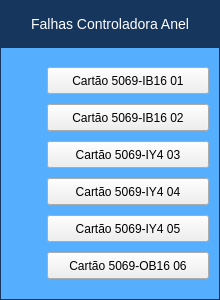
<?xml version="1.0" encoding="UTF-8"?>
<ui version="4.0">
 <class>Form</class>
 <widget class="QWidget" name="Form">
  <property name="geometry">
   <rect>
    <x>0</x>
    <y>0</y>
    <width>220</width>
    <height>300</height>
   </rect>
  </property>
  <property name="minimumSize">
   <size>
    <width>220</width>
    <height>300</height>
   </size>
  </property>
  <property name="maximumSize">
   <size>
    <width>220</width>
    <height>300</height>
   </size>
  </property>
  <property name="windowTitle">
   <string>Controladora Anel</string>
  </property>
  <layout class="QVBoxLayout" name="verticalLayout">
   <property name="spacing">
    <number>0</number>
   </property>
   <property name="leftMargin">
    <number>0</number>
   </property>
   <property name="topMargin">
    <number>0</number>
   </property>
   <property name="rightMargin">
    <number>0</number>
   </property>
   <property name="bottomMargin">
    <number>0</number>
   </property>
   <item>
    <layout class="QVBoxLayout" name="verticalLayout_2">
     <property name="spacing">
      <number>0</number>
     </property>
     <item>
      <widget class="PyDMLabel" name="Label_Titulo">
       <property name="font">
        <font>
         <pointsize>-1</pointsize>
        </font>
       </property>
       <property name="toolTip">
        <string/>
       </property>
       <property name="styleSheet">
        <string notr="true">QLabel#Label_Titulo {
 qproperty-alignment: AlignCenter;
 border: 1px solid #FF17365D;
 background-color: #FF17365D;
 color: rgb(255, 255, 255);
 min-height: 45px;
 max-height: 45px;
 font-size: 14px;
}</string>
       </property>
       <property name="text">
        <string>Falhas Controladora Anel</string>
       </property>
       <property name="alignment">
        <set>Qt::AlignCenter</set>
       </property>
      </widget>
     </item>
     <item>
      <widget class="QFrame" name="frame">
       <property name="styleSheet">
        <string notr="true">QFrame#frame{
     border: 1px solid #FF17365D;
	 background-color: #56aeff;
}

PyDMByteIndicator {
  min-height: 1.50em;
  max-height: 1.50em;
  min-width: 1.50em;
}

PyDMRelatedDisplayButton{
  min-height: 25px;
  max-height: 25px;
  min-width: 160px;
  max-width: 160px;
}</string>
       </property>
       <property name="frameShape">
        <enum>QFrame::StyledPanel</enum>
       </property>
       <property name="frameShadow">
        <enum>QFrame::Raised</enum>
       </property>
       <layout class="QVBoxLayout" name="verticalLayout_3">
        <property name="spacing">
         <number>0</number>
        </property>
        <property name="leftMargin">
         <number>0</number>
        </property>
        <property name="topMargin">
         <number>0</number>
        </property>
        <property name="rightMargin">
         <number>0</number>
        </property>
        <property name="bottomMargin">
         <number>0</number>
        </property>
        <item>
         <layout class="QGridLayout" name="gridLayout">
          <property name="leftMargin">
           <number>5</number>
          </property>
          <property name="topMargin">
           <number>5</number>
          </property>
          <property name="rightMargin">
           <number>5</number>
          </property>
          <property name="bottomMargin">
           <number>5</number>
          </property>
          <property name="horizontalSpacing">
           <number>5</number>
          </property>
          <property name="verticalSpacing">
           <number>10</number>
          </property>
          <item row="2" column="0">
           <widget class="PyDMByteIndicator" name="PyDMByteIndicator_6">
            <property name="sizePolicy">
             <sizepolicy hsizetype="Fixed" vsizetype="Fixed">
              <horstretch>0</horstretch>
              <verstretch>0</verstretch>
             </sizepolicy>
            </property>
            <property name="minimumSize">
             <size>
              <width>27</width>
              <height>27</height>
             </size>
            </property>
            <property name="maximumSize">
             <size>
              <width>30</width>
              <height>27</height>
             </size>
            </property>
            <property name="toolTip">
             <string/>
            </property>
            <property name="channel" stdset="0">
             <string>ca://RA-RaSIA02:RF-IntlkCtrl:IY403Fault-Mon.VAL</string>
            </property>
            <property name="onColor" stdset="0">
             <color>
              <red>255</red>
              <green>0</green>
              <blue>0</blue>
             </color>
            </property>
            <property name="offColor" stdset="0">
             <color>
              <red>0</red>
              <green>255</green>
              <blue>0</blue>
             </color>
            </property>
            <property name="showLabels" stdset="0">
             <bool>false</bool>
            </property>
            <property name="circles" stdset="0">
             <bool>true</bool>
            </property>
           </widget>
          </item>
          <item row="4" column="0">
           <widget class="PyDMByteIndicator" name="PyDMByteIndicator_8">
            <property name="sizePolicy">
             <sizepolicy hsizetype="Fixed" vsizetype="Fixed">
              <horstretch>0</horstretch>
              <verstretch>0</verstretch>
             </sizepolicy>
            </property>
            <property name="minimumSize">
             <size>
              <width>27</width>
              <height>27</height>
             </size>
            </property>
            <property name="maximumSize">
             <size>
              <width>30</width>
              <height>27</height>
             </size>
            </property>
            <property name="toolTip">
             <string/>
            </property>
            <property name="channel" stdset="0">
             <string>ca://RA-RaSIA02:RF-IntlkCtrl:IY405Fault-Mon.VAL</string>
            </property>
            <property name="onColor" stdset="0">
             <color>
              <red>255</red>
              <green>0</green>
              <blue>0</blue>
             </color>
            </property>
            <property name="offColor" stdset="0">
             <color>
              <red>0</red>
              <green>255</green>
              <blue>0</blue>
             </color>
            </property>
            <property name="showLabels" stdset="0">
             <bool>false</bool>
            </property>
            <property name="circles" stdset="0">
             <bool>true</bool>
            </property>
           </widget>
          </item>
          <item row="5" column="1">
           <widget class="PyDMRelatedDisplayButton" name="PyDMRelatedDisplayButton_8">
            <property name="minimumSize">
             <size>
              <width>162</width>
              <height>27</height>
             </size>
            </property>
            <property name="maximumSize">
             <size>
              <width>162</width>
              <height>27</height>
             </size>
            </property>
            <property name="cursor">
             <cursorShape>ArrowCursor</cursorShape>
            </property>
            <property name="toolTip">
             <string/>
            </property>
            <property name="text">
             <string>Cartão 5069-OB16 06</string>
            </property>
            <property name="filenames" stdset="0">
             <stringlist>
              <string>falhas_cartao06_controladora.ui</string>
             </stringlist>
            </property>
            <property name="showIcon" stdset="0">
             <bool>false</bool>
            </property>
            <property name="openInNewWindow" stdset="0">
             <bool>true</bool>
            </property>
           </widget>
          </item>
          <item row="0" column="0">
           <widget class="PyDMByteIndicator" name="PyDMByteIndicator_4">
            <property name="sizePolicy">
             <sizepolicy hsizetype="Fixed" vsizetype="Fixed">
              <horstretch>0</horstretch>
              <verstretch>0</verstretch>
             </sizepolicy>
            </property>
            <property name="minimumSize">
             <size>
              <width>27</width>
              <height>27</height>
             </size>
            </property>
            <property name="maximumSize">
             <size>
              <width>30</width>
              <height>27</height>
             </size>
            </property>
            <property name="toolTip">
             <string/>
            </property>
            <property name="channel" stdset="0">
             <string>ca://RA-RaSIA02:RF-IntlkCtrl:IB1601Fault-Mon.VAL</string>
            </property>
            <property name="onColor" stdset="0">
             <color>
              <red>255</red>
              <green>0</green>
              <blue>0</blue>
             </color>
            </property>
            <property name="offColor" stdset="0">
             <color>
              <red>0</red>
              <green>255</green>
              <blue>0</blue>
             </color>
            </property>
            <property name="showLabels" stdset="0">
             <bool>false</bool>
            </property>
            <property name="circles" stdset="0">
             <bool>true</bool>
            </property>
           </widget>
          </item>
          <item row="5" column="0">
           <widget class="PyDMByteIndicator" name="PyDMByteIndicator_9">
            <property name="sizePolicy">
             <sizepolicy hsizetype="Fixed" vsizetype="Fixed">
              <horstretch>0</horstretch>
              <verstretch>0</verstretch>
             </sizepolicy>
            </property>
            <property name="minimumSize">
             <size>
              <width>27</width>
              <height>27</height>
             </size>
            </property>
            <property name="maximumSize">
             <size>
              <width>30</width>
              <height>27</height>
             </size>
            </property>
            <property name="toolTip">
             <string/>
            </property>
            <property name="channel" stdset="0">
             <string>ca://RA-RaSIA02:RF-IntlkCtrl:OB1606Fault-Mon.VAL</string>
            </property>
            <property name="onColor" stdset="0">
             <color>
              <red>255</red>
              <green>0</green>
              <blue>0</blue>
             </color>
            </property>
            <property name="offColor" stdset="0">
             <color>
              <red>0</red>
              <green>255</green>
              <blue>0</blue>
             </color>
            </property>
            <property name="showLabels" stdset="0">
             <bool>false</bool>
            </property>
            <property name="circles" stdset="0">
             <bool>true</bool>
            </property>
           </widget>
          </item>
          <item row="1" column="1">
           <widget class="PyDMRelatedDisplayButton" name="PyDMRelatedDisplayButton_4">
            <property name="minimumSize">
             <size>
              <width>162</width>
              <height>27</height>
             </size>
            </property>
            <property name="maximumSize">
             <size>
              <width>162</width>
              <height>27</height>
             </size>
            </property>
            <property name="cursor">
             <cursorShape>ArrowCursor</cursorShape>
            </property>
            <property name="toolTip">
             <string/>
            </property>
            <property name="text">
             <string>Cartão 5069-IB16 02</string>
            </property>
            <property name="filenames" stdset="0">
             <stringlist>
              <string>falhas_cartao02_controladora.ui</string>
             </stringlist>
            </property>
            <property name="showIcon" stdset="0">
             <bool>false</bool>
            </property>
            <property name="openInNewWindow" stdset="0">
             <bool>true</bool>
            </property>
           </widget>
          </item>
          <item row="2" column="1">
           <widget class="PyDMRelatedDisplayButton" name="PyDMRelatedDisplayButton_5">
            <property name="sizePolicy">
             <sizepolicy hsizetype="Fixed" vsizetype="Fixed">
              <horstretch>0</horstretch>
              <verstretch>0</verstretch>
             </sizepolicy>
            </property>
            <property name="minimumSize">
             <size>
              <width>162</width>
              <height>27</height>
             </size>
            </property>
            <property name="maximumSize">
             <size>
              <width>162</width>
              <height>27</height>
             </size>
            </property>
            <property name="cursor">
             <cursorShape>ArrowCursor</cursorShape>
            </property>
            <property name="toolTip">
             <string/>
            </property>
            <property name="text">
             <string>Cartão 5069-IY4 03</string>
            </property>
            <property name="filenames" stdset="0">
             <stringlist>
              <string>falhas_cartao03_controladora.ui</string>
             </stringlist>
            </property>
            <property name="showIcon" stdset="0">
             <bool>false</bool>
            </property>
            <property name="openInNewWindow" stdset="0">
             <bool>true</bool>
            </property>
           </widget>
          </item>
          <item row="4" column="1">
           <widget class="PyDMRelatedDisplayButton" name="PyDMRelatedDisplayButton_7">
            <property name="minimumSize">
             <size>
              <width>162</width>
              <height>27</height>
             </size>
            </property>
            <property name="maximumSize">
             <size>
              <width>162</width>
              <height>27</height>
             </size>
            </property>
            <property name="cursor">
             <cursorShape>ArrowCursor</cursorShape>
            </property>
            <property name="toolTip">
             <string/>
            </property>
            <property name="text">
             <string>Cartão 5069-IY4 05</string>
            </property>
            <property name="filenames" stdset="0">
             <stringlist>
              <string>falhas_cartao05_controladora.ui</string>
             </stringlist>
            </property>
            <property name="showIcon" stdset="0">
             <bool>false</bool>
            </property>
            <property name="openInNewWindow" stdset="0">
             <bool>true</bool>
            </property>
            <property name="passwordProtected" stdset="0">
             <bool>false</bool>
            </property>
           </widget>
          </item>
          <item row="3" column="0">
           <widget class="PyDMByteIndicator" name="PyDMByteIndicator_7">
            <property name="sizePolicy">
             <sizepolicy hsizetype="Fixed" vsizetype="Fixed">
              <horstretch>0</horstretch>
              <verstretch>0</verstretch>
             </sizepolicy>
            </property>
            <property name="minimumSize">
             <size>
              <width>27</width>
              <height>27</height>
             </size>
            </property>
            <property name="maximumSize">
             <size>
              <width>30</width>
              <height>27</height>
             </size>
            </property>
            <property name="toolTip">
             <string/>
            </property>
            <property name="channel" stdset="0">
             <string>ca://RA-RaSIA02:RF-IntlkCtrl:IY404Fault-Mon.VAL</string>
            </property>
            <property name="onColor" stdset="0">
             <color>
              <red>255</red>
              <green>0</green>
              <blue>0</blue>
             </color>
            </property>
            <property name="offColor" stdset="0">
             <color>
              <red>0</red>
              <green>255</green>
              <blue>0</blue>
             </color>
            </property>
            <property name="showLabels" stdset="0">
             <bool>false</bool>
            </property>
            <property name="circles" stdset="0">
             <bool>true</bool>
            </property>
           </widget>
          </item>
          <item row="3" column="1">
           <widget class="PyDMRelatedDisplayButton" name="PyDMRelatedDisplayButton_6">
            <property name="minimumSize">
             <size>
              <width>162</width>
              <height>27</height>
             </size>
            </property>
            <property name="maximumSize">
             <size>
              <width>162</width>
              <height>27</height>
             </size>
            </property>
            <property name="cursor">
             <cursorShape>ArrowCursor</cursorShape>
            </property>
            <property name="toolTip">
             <string/>
            </property>
            <property name="text">
             <string>Cartão 5069-IY4 04</string>
            </property>
            <property name="filenames" stdset="0">
             <stringlist>
              <string>falhas_cartao04_controladora.ui</string>
             </stringlist>
            </property>
            <property name="showIcon" stdset="0">
             <bool>false</bool>
            </property>
            <property name="openInNewWindow" stdset="0">
             <bool>true</bool>
            </property>
           </widget>
          </item>
          <item row="1" column="0">
           <widget class="PyDMByteIndicator" name="PyDMByteIndicator_5">
            <property name="sizePolicy">
             <sizepolicy hsizetype="Fixed" vsizetype="Fixed">
              <horstretch>0</horstretch>
              <verstretch>0</verstretch>
             </sizepolicy>
            </property>
            <property name="minimumSize">
             <size>
              <width>27</width>
              <height>27</height>
             </size>
            </property>
            <property name="maximumSize">
             <size>
              <width>30</width>
              <height>27</height>
             </size>
            </property>
            <property name="toolTip">
             <string/>
            </property>
            <property name="channel" stdset="0">
             <string>ca://RA-RaSIA02:RF-IntlkCtrl:IB1602Fault-Mon.VAL</string>
            </property>
            <property name="onColor" stdset="0">
             <color>
              <red>255</red>
              <green>0</green>
              <blue>0</blue>
             </color>
            </property>
            <property name="offColor" stdset="0">
             <color>
              <red>0</red>
              <green>255</green>
              <blue>0</blue>
             </color>
            </property>
            <property name="showLabels" stdset="0">
             <bool>false</bool>
            </property>
            <property name="circles" stdset="0">
             <bool>true</bool>
            </property>
           </widget>
          </item>
          <item row="0" column="1">
           <widget class="PyDMRelatedDisplayButton" name="PyDMRelatedDisplayButton_3">
            <property name="sizePolicy">
             <sizepolicy hsizetype="Minimum" vsizetype="Fixed">
              <horstretch>190</horstretch>
              <verstretch>25</verstretch>
             </sizepolicy>
            </property>
            <property name="minimumSize">
             <size>
              <width>162</width>
              <height>27</height>
             </size>
            </property>
            <property name="maximumSize">
             <size>
              <width>162</width>
              <height>27</height>
             </size>
            </property>
            <property name="cursor">
             <cursorShape>ArrowCursor</cursorShape>
            </property>
            <property name="toolTip">
             <string/>
            </property>
            <property name="text">
             <string>Cartão 5069-IB16 01</string>
            </property>
            <property name="filenames" stdset="0">
             <stringlist>
              <string>falhas_cartao01_controladora.ui</string>
             </stringlist>
            </property>
            <property name="showIcon" stdset="0">
             <bool>false</bool>
            </property>
            <property name="openInNewWindow" stdset="0">
             <bool>true</bool>
            </property>
           </widget>
          </item>
         </layout>
        </item>
       </layout>
      </widget>
     </item>
    </layout>
   </item>
  </layout>
 </widget>
 <customwidgets>
  <customwidget>
   <class>PyDMLabel</class>
   <extends>QLabel</extends>
   <header>pydm.widgets.label</header>
  </customwidget>
  <customwidget>
   <class>PyDMByteIndicator</class>
   <extends>QWidget</extends>
   <header>pydm.widgets.byte</header>
  </customwidget>
  <customwidget>
   <class>PyDMRelatedDisplayButton</class>
   <extends>QPushButton</extends>
   <header>pydm.widgets.related_display_button</header>
  </customwidget>
 </customwidgets>
 <resources/>
 <connections/>
</ui>
